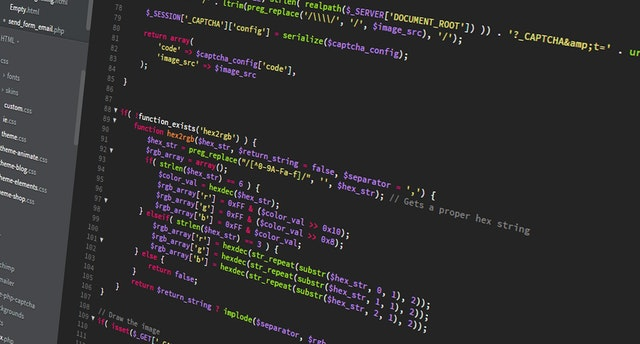
#> input picture img/coding.png, 640 x 344 px
$ jupyter execute --allow-errors 'Lesson 2 - Basic Image Processing.ipynb'   (shell and % lines are left out)
#> lines starting #> are read from the running program, lines starting #| are printed output that depends on the picture; after the words box and inside, x2 and y2 are one past the last pixel; in counts of white or black regions, pixels touching at a corner belong together
[cell 1]
import cv2
import numpy as np
import matplotlib.pyplot as plt

[cell 2]
def show_image(image, cmap = None, fig_size = (9, 9)):
#> called with fig_size = (9, 9)
    fig, ax = plt.subplots(figsize=fig_size)
    ax.imshow(image, cmap = cmap)
    ax.axis('off')
    plt.show()

## 1. Drawing Shapes

[cell 3]
canvas = np.zeros((400, 400, 3), dtype="uint8") #300, 300 i.e. pixels...the larger the num the more pixels given
show_image(canvas)

### 1.1 Drawing Lines

[cell 4]
green = (0, 255, 0)
cv2.line(canvas, (0, 0), (300, 300), green, 10)

red = (0, 0, 255)
cv2.line(canvas, (300, 0), (0, 300), red, 2)

show_image(np.flip(canvas, axis=2))

### 1.2 Drawing Rectangles

[cell 5]
cv2.rectangle(canvas, (10, 10), (60, 60), green, 1)
show_image(canvas)

### 1.3 Drawing Circles

[cell 6]
clone=canvas.copy()
white = (255, 255, 255)
radius = 90
(centerX, centerY) = (clone.shape[1] // 2, clone.shape[0] // 2)
#> centerX = 200; centerY = 200
cv2.circle(clone, (centerX, centerY), radius, white, 2)   #thickness, -1 at the end will give back solid colour
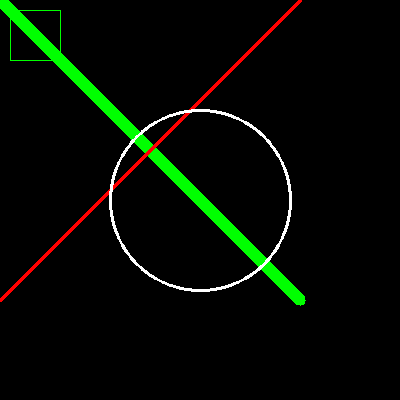
#> clone: shape (400, 400, 3); mean of channels 0, 1, 2 2.7, 10.9, 5; drawn as B, G, R
show_image(clone)

### EXERCISE: Draw Random shapes

[cell 7]
# TODO: Use a random number generator to draw random number of shapes in various sizes over the canvas

import random
import numpy as np
import math
import cv2

g_canvas = 200 *np.ones((500,500,3), dtype = "uint8")

#generate a random number in the range of 1-20
#and this determines the number of circle and squares drawn equally
n = random.randrange(2,9)

n_shape = math.floor(n/2)

#create some colour options
green = (0, 255, 0)
grey = (255,255,255)
blue = (0, 0, 255)
orange = (255, 165, 0)
red = (255, 0, 0)
black = (0, 0, 0)
colours = [green, grey, red, orange, blue, black]

rect_0 = 40
radius = 60

for i in range(0, n_shape):

    #codes for specifiying the properties of and drawing a rectangle
    thick_r = random.randrange(1,4)
    c_r = random.randrange(0,6)
    cv2.rectangle(g_canvas, (250-rect_0, 250-rect_0), (250+rect_0, 250+rect_0), colours[c_r], thick_r)
    rect_0 += 40

    #codes for specifiying the properties of and drawing a circle
    thick_c = random.randrange(1,4)
    c_c = random.randrange(0,6)
    (centerX, centerY) = (g_canvas.shape[1] // 2, g_canvas.shape[0] // 2)
    cv2.circle(g_canvas, (centerX, centerY), radius, colours[c_c], thick_c)   #thickness, -1 at the end will give back solid colour
    radius += 55
#> after the loop, radius = 280; rect_0 = 200

#codes for specifiying the properties of and drawing a triangle
v1 = (420, 25)
v2 = (375, 120)
v3 = (475, 120)
thick_t = random.randrange(1,4)
c_t = random.randrange(0,6)

triangle_cnt = np.array( [v1, v2, v3] )
cv2.drawContours(g_canvas, [triangle_cnt], 0, colours[c_t], thick_t)
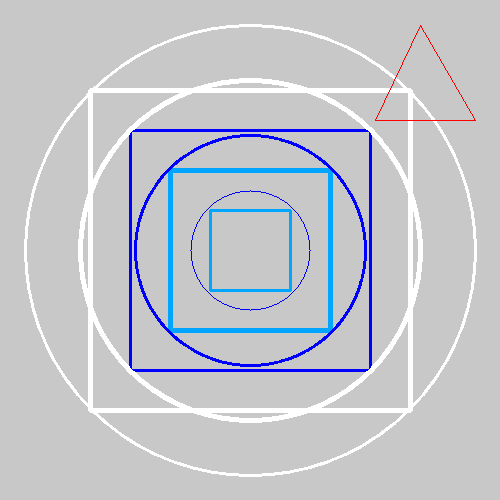
#> g_canvas: shape (500, 500, 3); mean of channels 0, 1, 2 205.2, 198.3, 195.8; drawn as B, G, R

show_image(g_canvas)

print(f'n_shape: {n_shape}')

## 2. Masks

### 2.1: Drawing Shape Masks

[cell 8]
image = cv2.imread('../img/coding.png')
#> image is the input picture: shape (344, 640, 3); mean B, G, R 46, 45.3, 46.3
mask = np.zeros(image.shape[:2], dtype="uint8")
cv2.rectangle(mask, (0, 90), (290, 500), 255, -10)
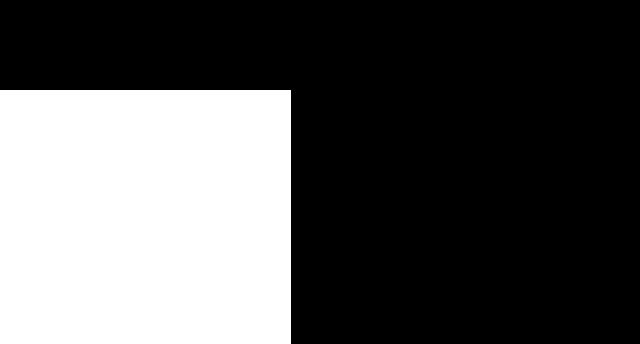
#> mask: shape (344, 640); 33.6% white; 1 white region, box (x1, y1, x2, y2) and area: (0, 90, 291, 344) 73914

masked = cv2.bitwise_and(image, image, mask=mask)
show_image(masked)

### 2.2: Extracting Objects from Images

[cell 9]
mask = np.zeros(image.shape[:2], dtype="uint8")
cv2.circle(mask, (145, 200), 100, 255, -1)
#> mask: shape (344, 640); 14.3% white; 1 white region, box (x1, y1, x2, y2) and area: (45, 100, 246, 301) 31417
masked = cv2.bitwise_and(image, image, mask=mask)
show_image(masked)

### EXERCISE: Crop Out a muffin from this image using a rectangular mask

[cell 10]
image = np.flip(cv2.imread('../img/dog_muffin.jpg'), axis=2)
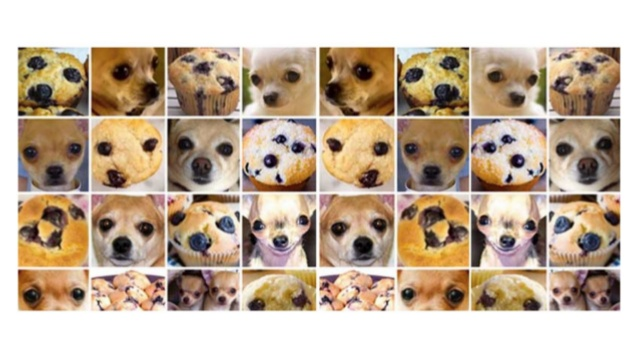
#> input picture img/dog_muffin.jpg, 638 x 359 px
#> image: shape (359, 638, 3)

exMask = np.zeros(image.shape[:2], dtype="uint8")
cv2.rectangle(exMask, (320, 120), (395, 190), 255, -1)
#> exMask: shape (359, 638); 2.4% white; 1 white region, box (x1, y1, x2, y2) and area: (320, 120, 396, 191) 5396

maskedImg = cv2.bitwise_and(image, image, mask=exMask)

show_image(maskedImg)

[cell 11]
# %load ../solutions/dog_muffin.py

## 3. Geometrical Transformations

### 3.1 Translation

[cell 12]
image = np.flip(cv2.imread('../img/coding.png'), axis =2)
#> image: shape (344, 640, 3)
M = np.float32([[1, 0, 90], [0, 1, 50]])
shifted = cv2.warpAffine(image, M, (image.shape[1], image.shape[0]))

plt.figure(figsize=(20,10))
plt.subplot(1,2,1),plt.imshow(image)
plt.title('Original'), plt.xticks([]), plt.yticks([])
plt.subplot(1,2,2),plt.imshow(shifted)
plt.title('Translated'), plt.xticks([]), plt.yticks([])
plt.show()

### 3.2 Rotation

[cell 13]
image = np.flip(cv2.imread('../img/coding.png'), axis =2)
(h, w) = image.shape[:2]
#> h = 344; w = 640
(cX, cY) = (w / 2, h / 2)
#> cX = 320; cY = 172

M = cv2.getRotationMatrix2D((cX, cY), -20, 1.0)
rotated = cv2.warpAffine(image, M, (w, h))

plt.figure(figsize=(20,10))
plt.subplot(1,2,1),plt.imshow(image)
plt.title('Original'), plt.xticks([]), plt.yticks([])
plt.subplot(1,2,2),plt.imshow(rotated)
plt.title('Rotated by 20 Degrees'), plt.xticks([]), plt.yticks([])
plt.show()

### 3.3 Scaling

[cell 14]
print(cv2.imread('../img/coding.png').shape[:2])
#| (344, 640)
show_image(image)

[cell 15]
image = np.flip(cv2.imread('../img/coding.png'), axis =2)
height, width = image.shape[:2]
#> height = 344; width = 640
resized_width = 2000

# calculating ratio of new image to old image
ratio = resized_width / width
#> ratio = 3.12
dim = (resized_width, int(height * ratio))
#> dim = (2000, 1075)

resized = cv2.resize(image, dim, interpolation=cv2.INTER_AREA)

print(f'Original shape: {image.shape} vs Resized shape {resized.shape}')
#| Original shape: (344, 640, 3) vs Resized shape (1075, 2000, 3)
plt.figure(figsize=(20,10))
plt.subplot(2,1,1), plt.imshow(image)
plt.title('Original')
plt.subplot(2,1,2), plt.imshow(resized)
plt.title('Resized')
plt.show()

[cell 16]
image = np.flip(cv2.imread('../img/coding.png'), axis =2)
height, width = image.shape[:2]
resized_height = 688

# calculating ratio of new image to old image
ratio = resized_height / height
#> ratio = 2
dim = (int(width * ratio), resized_height)
#> dim = (1280, 688)

resized = cv2.resize(image, dim, interpolation=cv2.INTER_AREA)
#> resized: shape (688, 1280, 3)

print(f'Original shape: {image.shape} vs Resized shape {resized.shape}')
#| Original shape: (344, 640, 3) vs Resized shape (688, 1280, 3)
plt.figure(figsize=(20,10))
plt.subplot(1,2,1), plt.imshow(image)
plt.title('Original')
plt.subplot(1,2,2), plt.imshow(resized)
plt.title('Resized')
plt.show()

[cell 17]
image = np.flip(cv2.imread('../img/coding.png'), axis =2)

# Resizing the image - Note, required dimension tuple can only accept integers (pixel locations)
# Note: Image shape must be reversed as order of width and height is different since we are flipping the image matrix above
resize_times = 0.05
dim = tuple(map(lambda x: int(x * resize_times), reversed(image.shape[:2])))

# construct the list of interpolation methods
methods = [
    ("cv2.INTER_NEAREST", cv2.INTER_NEAREST),
    ("cv2.INTER_LINEAR", cv2.INTER_LINEAR),
    ("cv2.INTER_AREA", cv2.INTER_AREA),
    ("cv2.INTER_CUBIC", cv2.INTER_CUBIC),
    ("cv2.INTER_LANCZOS4", cv2.INTER_LANCZOS4)]

plt.figure(figsize=(20,10))

# loop over the interpolation methods
for i, (name, method) in enumerate(methods):
    # increase the size of the image by 3x using the current interpolation method
    resized = cv2.resize(image, dim, interpolation=method)
    plt.subplot(2,3,i+1),plt.imshow(resized)
    plt.title(f'Method: {name}, resized shape: {dim}')

plt.subplot(2,3,6), plt.imshow(image)
plt.title(f'Original - Shape: {image.shape[:2]}')

plt.show()

[cell 18]
image.shape[:2]

### 3.4 Flipping

[cell 19]
image = np.flip(cv2.imread('../img/coding.png'), axis =2)

# flip the image horizontally
hflipped = cv2.flip(image, 1)

# flip the image vertically
vflipped = cv2.flip(image, 0)

# flip the image along both axes
hvflipped = cv2.flip(image, -1)

plt.figure(figsize=(20,10))
plt.subplot(2,2,1),plt.imshow(image)
plt.title('Original'), plt.xticks([]), plt.yticks([])
plt.subplot(2,2,2),plt.imshow(hflipped)
plt.title('Flipped Horizontally'), plt.xticks([]), plt.yticks([])
plt.subplot(2,2,3),plt.imshow(vflipped)
plt.title('Flipped Vertically'), plt.xticks([]), plt.yticks([])
plt.subplot(2,2,4),plt.imshow(hvflipped)
plt.title('Flipped Horizontally & Vertically'), plt.xticks([]), plt.yticks([])
plt.show()

### 3.5 Cropping

[cell 20]
image = np.flip(cv2.imread('../img/coding.png'), axis =2)
cropped = image[85:250, 85:220]

plt.figure(figsize=(20,10))
plt.subplot(2,2,1),plt.imshow(image)
plt.title('Original'), plt.xticks([]), plt.yticks([])
plt.subplot(2,2,2),plt.imshow(cropped)
plt.title('Cropped'), plt.xticks([]), plt.yticks([])
plt.show()

### 3.6 Image Arithmetic

[cell 21]
M = np.ones(image.shape, dtype = "uint8") * 100
added = cv2.add(image, M)
print(f'Original {image[150, 155]}, Added: {added[150, 155]}')
#| Original [136 118 178], Added: [236 218 255]

plt.figure(figsize=(20,10))
plt.subplot(2,2,1),plt.imshow(image)
plt.title('Original'), plt.xticks([]), plt.yticks([])
plt.subplot(2,2,2),plt.imshow(added)
plt.title('Added'), plt.xticks([]), plt.yticks([])
plt.show()

[cell 22]
M = np.ones(image.shape, dtype = "uint8") * 50
subtracted = cv2.subtract(image, M)
print(f'Original {image[10, 10]}, subtracted: {subtracted[10, 10]}')
#| Original [37 38 42], subtracted: [0 0 0]

plt.figure(figsize=(20,10))
plt.subplot(2,2,1),plt.imshow(image)
plt.title('Original'), plt.xticks([]), plt.yticks([])
plt.subplot(2,2,2),plt.imshow(subtracted)
plt.title('Subtracted'), plt.xticks([]), plt.yticks([])
plt.show()

### 3.7 Bitwise Operations

[cell 23]
rectangle = np.zeros((300, 300), dtype = "uint8")
cv2.rectangle(rectangle, (25, 25), (275, 275), 255, -1)
#> rectangle: shape (300, 300); 70% white; 1 black region, box (x1, y1, x2, y2) and area: (0, 0, 300, 300) 26999

circle = np.zeros((300, 300), dtype = "uint8")
cv2.circle(circle, (150, 150), 150, 255, -1)
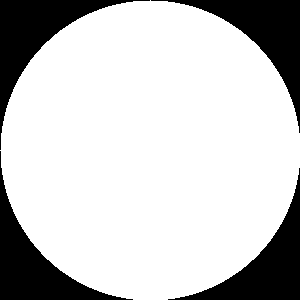
#> circle: shape (300, 300); 78.5% white; 4 black regions, box (x1, y1, x2, y2) and area: (0, 0, 150, 150) 4980, (151, 0, 300, 133) 4830, (0, 151, 133, 300) 4830, (168, 168, 300, 300) 4681

bitwise_and = cv2.bitwise_and(rectangle, circle)

plt.figure(figsize=(20,10))
plt.subplot(1,3,1),plt.imshow(rectangle)
plt.title('Rectangle'), plt.xticks([]), plt.yticks([])
plt.subplot(1,3,2),plt.imshow(circle)
plt.title('Circle'), plt.xticks([]), plt.yticks([])
plt.subplot(1,3,3),plt.imshow(bitwise_and)
plt.title('Bitwise_AND'), plt.xticks([]), plt.yticks([])
plt.show()

[cell 24]
bitwise_or = cv2.bitwise_or(rectangle, circle)

plt.figure(figsize=(20,10))
plt.subplot(1,3,1),plt.imshow(rectangle)
plt.title('Rectangle'), plt.xticks([]), plt.yticks([])
plt.subplot(1,3,2),plt.imshow(circle)
plt.title('Circle'), plt.xticks([]), plt.yticks([])
plt.subplot(1,3,3),plt.imshow(bitwise_or)
plt.title('Bitwise_OR'), plt.xticks([]), plt.yticks([])
plt.show()

[cell 25]
bitwise_xor = cv2.bitwise_xor(rectangle, circle)

plt.figure(figsize=(20,10))
plt.subplot(1,3,1),plt.imshow(rectangle)
plt.title('Rectangle'), plt.xticks([]), plt.yticks([])
plt.subplot(1,3,2),plt.imshow(circle)
plt.title('Circle'), plt.xticks([]), plt.yticks([])
plt.subplot(1,3,3),plt.imshow(bitwise_xor)
plt.title('Bitwise_XOR'), plt.xticks([]), plt.yticks([])
plt.show()

[cell 26]
bitwise_not = cv2.bitwise_not(circle)

plt.figure(figsize=(20,10))
plt.subplot(1,3,1),plt.imshow(rectangle)
plt.title('Rectangle'), plt.xticks([]), plt.yticks([])
plt.subplot(1,3,2),plt.imshow(circle)
plt.title('Circle'), plt.xticks([]), plt.yticks([])
plt.subplot(1,3,3),plt.imshow(bitwise_not)
plt.title('Bitwise_NOT'), plt.xticks([]), plt.yticks([])
plt.show()
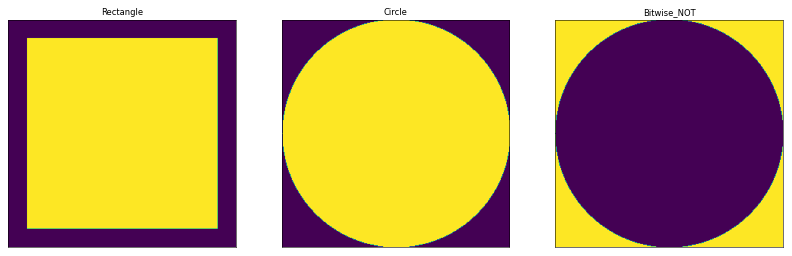
#> figure drawn by matplotlib, 3 panels

### Homework: Complex Transformations - Apply multiple transformations at once on one image

[cell 27]
# TODO: Your code below

ori_img = np.flip(cv2.imread('../img/beach.png'), axis=2)
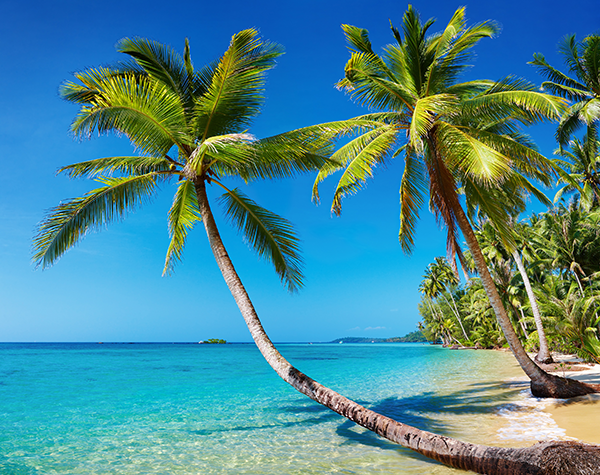
#> input picture img/beach.png, 600 x 475 px
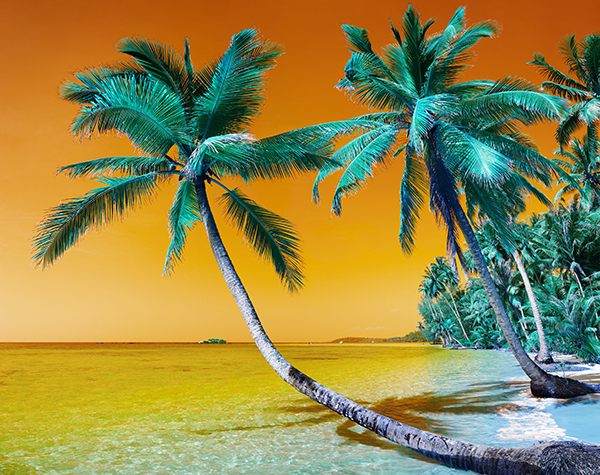
#> ori_img: shape (475, 600, 3); mean B, G, R 73.3, 136.5, 148.4


# flipping = flip the image along both axes
tf_img = cv2.flip(ori_img, -1)

#rotation
(h,w) = ori_img.shape[:2]
(cX, cY) = (w/2, h/2)
M = cv2.getRotationMatrix2D((cX, cY), 10, 0.8)

tf_img = cv2.warpAffine(tf_img, M, (w, h))


#bitwise transformation/operation
#first create a rectangle mask, then a circle mask, and combined them
rect_mask = np.zeros(ori_img.shape[:2], dtype="uint8")
cv2.rectangle(rect_mask, (int(cX-200), int(cY-200)), (int(cX+200), int(cY+200)), 255, -1)
#> rect_mask: shape (475, 600); 56.4% white; 1 black region, box (x1, y1, x2, y2) and area: (0, 0, 600, 475) 124199

circ_mask = np.zeros(ori_img.shape[:2], dtype="uint8")
cv2.circle(circ_mask, (int(cX), int(cY)), 250, 255, -1)
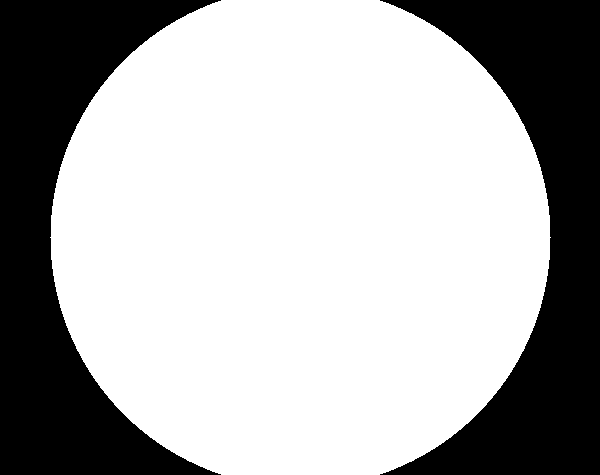
#> circ_mask: shape (475, 600); 68% white; 2 black regions, box (x1, y1, x2, y2) and area: (0, 0, 221, 475) 45876, (380, 0, 600, 475) 45401

cbind_mask = cv2.bitwise_or(rect_mask, circ_mask)

#apply the combined mask to the image
tf_img = cv2.bitwise_and(tf_img, tf_img, mask=cbind_mask)
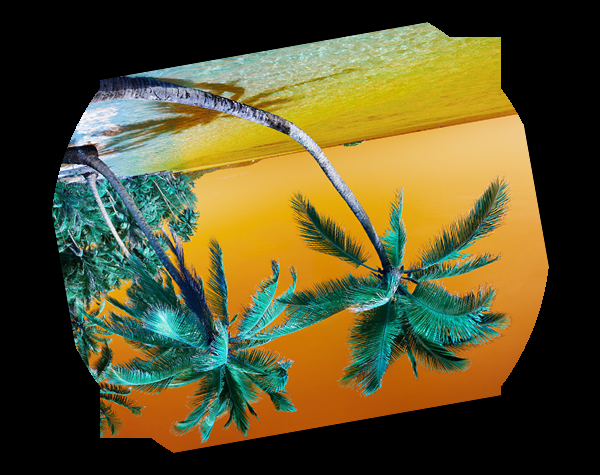
#> tf_img: shape (475, 600, 3); mean B, G, R 43.8, 82.2, 88.6


#display the images
plt.figure(figsize=(20,10))
plt.subplot(2,1,1), plt.imshow(ori_img)
plt.title('original_img'), plt.xticks([]), plt.yticks([])
plt.subplot(2,1,2), plt.imshow(tf_img)
plt.title('transformed_img'), plt.xticks([]), plt.yticks([])
plt.show()
